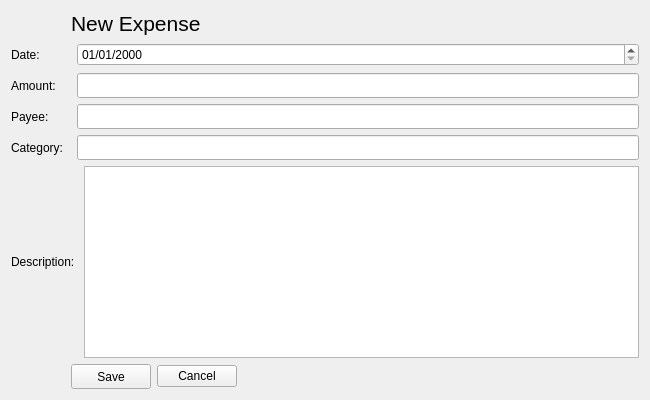
<?xml version="1.0" encoding="UTF-8"?>
<ui version="4.0">
 <class>Expense</class>
 <widget class="QWidget" name="Expense">
  <property name="geometry">
   <rect>
    <x>0</x>
    <y>0</y>
    <width>650</width>
    <height>400</height>
   </rect>
  </property>
  <property name="windowTitle">
   <string>Form</string>
  </property>
  <layout class="QGridLayout" name="gridLayout">
   <item row="0" column="0">
    <layout class="QGridLayout" name="gridLayout_3">
     <item row="6" column="0">
      <layout class="QHBoxLayout" name="horizontalLayout_8">
       <item>
        <spacer name="horizontalSpacer_2">
         <property name="orientation">
          <enum>Qt::Horizontal</enum>
         </property>
         <property name="sizeType">
          <enum>QSizePolicy::Fixed</enum>
         </property>
         <property name="sizeHint" stdset="0">
          <size>
           <width>60</width>
           <height>25</height>
          </size>
         </property>
        </spacer>
       </item>
       <item>
        <widget class="QPushButton" name="btnSave">
         <property name="maximumSize">
          <size>
           <width>100</width>
           <height>30</height>
          </size>
         </property>
         <property name="text">
          <string>Save</string>
         </property>
        </widget>
       </item>
       <item>
        <widget class="QPushButton" name="btnCancel">
         <property name="text">
          <string>Cancel</string>
         </property>
        </widget>
       </item>
       <item>
        <spacer name="horizontalSpacer_3">
         <property name="orientation">
          <enum>Qt::Horizontal</enum>
         </property>
         <property name="sizeType">
          <enum>QSizePolicy::Expanding</enum>
         </property>
         <property name="sizeHint" stdset="0">
          <size>
           <width>309</width>
           <height>20</height>
          </size>
         </property>
        </spacer>
       </item>
      </layout>
     </item>
     <item row="3" column="0">
      <layout class="QHBoxLayout" name="horizontalLayout_6">
       <item>
        <widget class="QLabel" name="lblPayee">
         <property name="minimumSize">
          <size>
           <width>60</width>
           <height>25</height>
          </size>
         </property>
         <property name="text">
          <string>Payee: </string>
         </property>
        </widget>
       </item>
       <item>
        <widget class="QLineEdit" name="txtPayee">
         <property name="minimumSize">
          <size>
           <width>100</width>
           <height>25</height>
          </size>
         </property>
        </widget>
       </item>
      </layout>
     </item>
     <item row="4" column="0">
      <layout class="QHBoxLayout" name="horizontalLayout_7">
       <item>
        <widget class="QLabel" name="lblCategory">
         <property name="minimumSize">
          <size>
           <width>60</width>
           <height>25</height>
          </size>
         </property>
         <property name="text">
          <string>Category: </string>
         </property>
        </widget>
       </item>
       <item>
        <widget class="QLineEdit" name="txtCategory">
         <property name="minimumSize">
          <size>
           <width>100</width>
           <height>25</height>
          </size>
         </property>
        </widget>
       </item>
      </layout>
     </item>
     <item row="1" column="0">
      <layout class="QHBoxLayout" name="horizontalLayout_4">
       <item>
        <widget class="QLabel" name="lblDate">
         <property name="sizePolicy">
          <sizepolicy hsizetype="Fixed" vsizetype="Fixed">
           <horstretch>0</horstretch>
           <verstretch>0</verstretch>
          </sizepolicy>
         </property>
         <property name="minimumSize">
          <size>
           <width>60</width>
           <height>25</height>
          </size>
         </property>
         <property name="text">
          <string>Date: </string>
         </property>
        </widget>
       </item>
       <item>
        <widget class="QDateEdit" name="txtDate">
         <property name="displayFormat">
          <string>dd/MM/yyyy</string>
         </property>
        </widget>
       </item>
      </layout>
     </item>
     <item row="2" column="0">
      <layout class="QHBoxLayout" name="horizontalLayout_5">
       <item>
        <widget class="QLabel" name="lblAmount">
         <property name="minimumSize">
          <size>
           <width>60</width>
           <height>25</height>
          </size>
         </property>
         <property name="text">
          <string>Amount: </string>
         </property>
        </widget>
       </item>
       <item>
        <widget class="QLineEdit" name="txtAmount">
         <property name="minimumSize">
          <size>
           <width>100</width>
           <height>25</height>
          </size>
         </property>
        </widget>
       </item>
      </layout>
     </item>
     <item row="0" column="0">
      <layout class="QHBoxLayout" name="horizontalLayout_9">
       <item>
        <spacer name="horizontalSpacer_4">
         <property name="orientation">
          <enum>Qt::Horizontal</enum>
         </property>
         <property name="sizeType">
          <enum>QSizePolicy::Fixed</enum>
         </property>
         <property name="sizeHint" stdset="0">
          <size>
           <width>60</width>
           <height>25</height>
          </size>
         </property>
        </spacer>
       </item>
       <item>
        <widget class="QLabel" name="lblExpense">
         <property name="font">
          <font>
           <family>Segoe UI</family>
           <pointsize>16</pointsize>
          </font>
         </property>
         <property name="text">
          <string>New Expense</string>
         </property>
        </widget>
       </item>
       <item>
        <spacer name="horizontalSpacer_5">
         <property name="orientation">
          <enum>Qt::Horizontal</enum>
         </property>
         <property name="sizeHint" stdset="0">
          <size>
           <width>40</width>
           <height>20</height>
          </size>
         </property>
        </spacer>
       </item>
      </layout>
     </item>
     <item row="5" column="0">
      <layout class="QHBoxLayout" name="horizontalLayout_10">
       <item>
        <widget class="QLabel" name="lblDescription">
         <property name="minimumSize">
          <size>
           <width>60</width>
           <height>25</height>
          </size>
         </property>
         <property name="text">
          <string>Description: </string>
         </property>
        </widget>
       </item>
       <item>
        <widget class="QTextEdit" name="txtDescription"/>
       </item>
      </layout>
     </item>
    </layout>
   </item>
  </layout>
  <zorder></zorder>
 </widget>
 <tabstops>
  <tabstop>txtAmount</tabstop>
  <tabstop>txtPayee</tabstop>
  <tabstop>txtCategory</tabstop>
  <tabstop>txtDescription</tabstop>
  <tabstop>btnSave</tabstop>
 </tabstops>
 <resources/>
 <connections/>
</ui>
